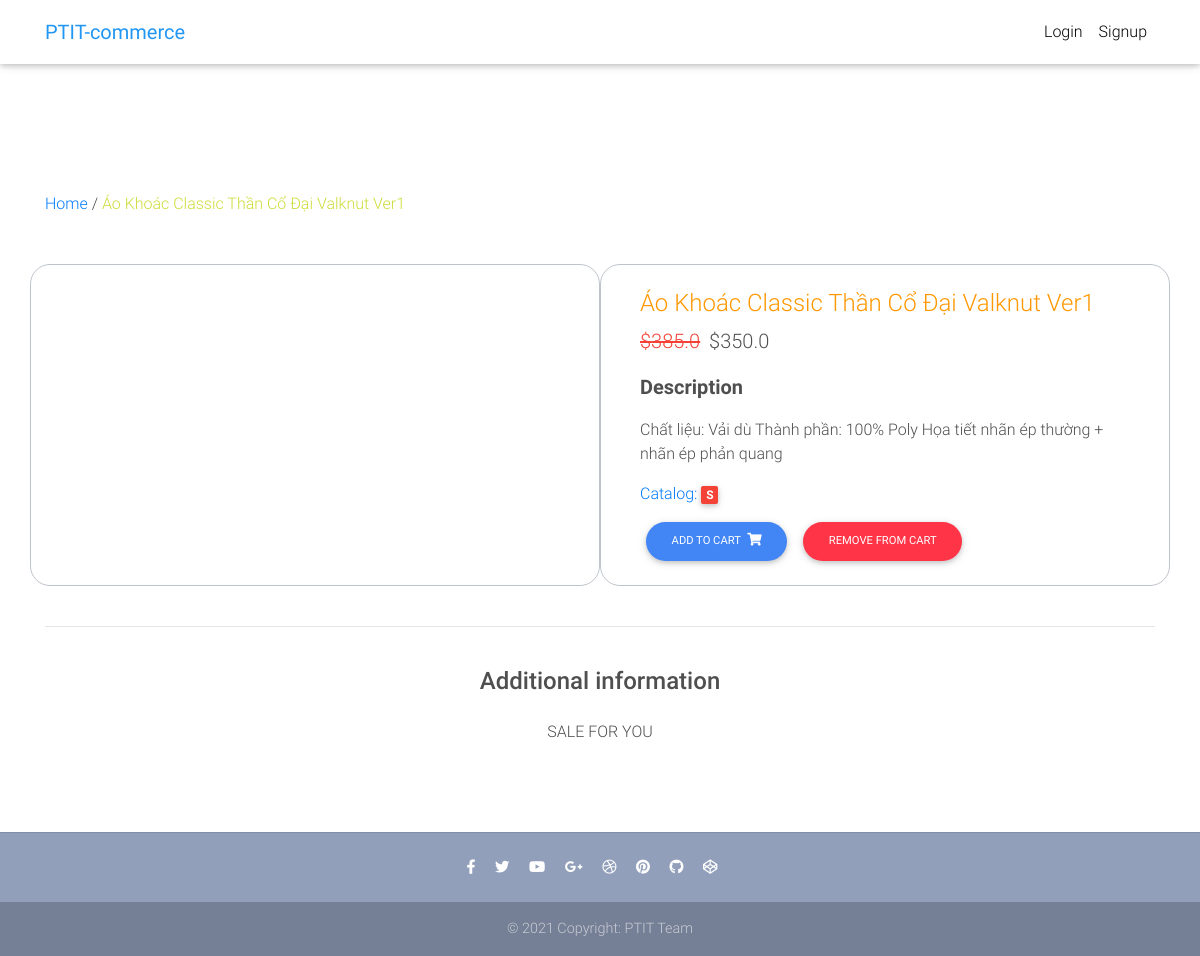
/product/ao-khoac-nam-ma-bu-du-km04-0018566/, run on an earlier commit of the app's database.
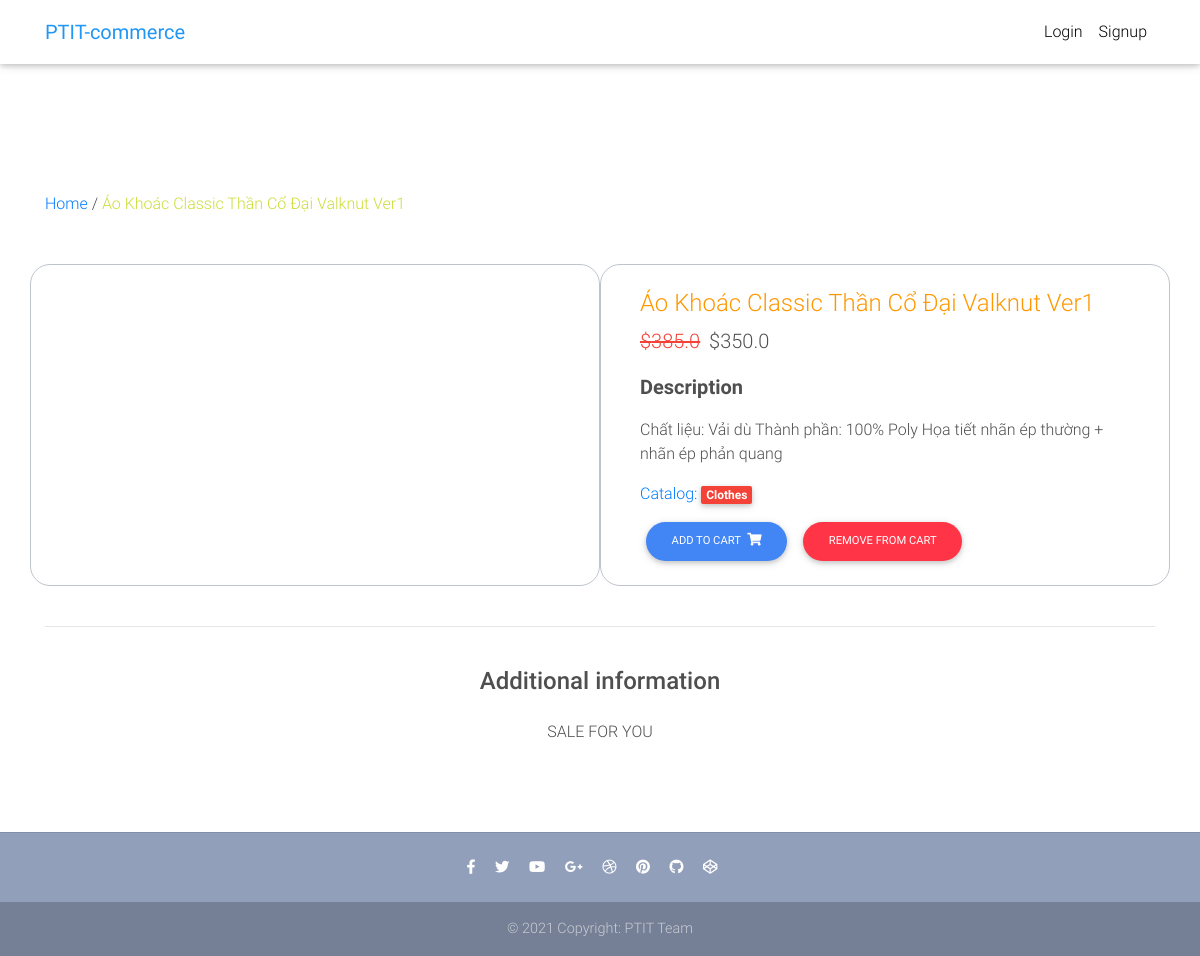
And on a later commit of the database.
### core/models.py (models this page shows, shortened)
class Item(models.Model):
    title = models.CharField(max_length=100)
    price = models.FloatField()
    discount_price = models.FloatField(blank=True, null=True)
    category = models.CharField(choices=CATEGORY_CHOICES, max_length=2)
    label = models.CharField(choices=LABEL_CHOICES, max_length=1)
    slug = models.SlugField()
    description = models.TextField()
    image = models.ImageField()
    def get_add_to_cart_url(self):
        return reverse("core:add-to-cart", kwargs={
            'slug': self.slug
        })
    def get_remove_from_cart_url(self):
        return reverse("core:remove-from-cart", kwargs={
            'slug': self.slug
        })

### core/views.py (the view)
# urls.py: path('product/<slug>/', ItemDetailView.as_view(), name='product'),
class ItemDetailView(DetailView):
    model = Item
    template_name = "product.html"

### templates/product.html (shortened to what this page needs)
{% extends "base.html" %}
{% block content %}
{% load static %}
  <main class="mt-5 pt-4">
    <div class="container dark-grey-text mt-5">
     <a href="/">Home</a> / <span class="lime-text">{{ object.title }}</span>
    </div>
    <div class="container dark-grey-text mt-5">
      <div class="row wow fadeIn">
        <div class="col-md-6 mb-4 border-custom">
        </div>
        <div class="col-md-6 mb-4 border-custom">
          <div class="p-4">
            <h4 class="orange-text">{{ object.title }}</h4>
            <p class="lead">
              {% if object.discount_price %}
              <span class="mr-1">
                <del class="red-text">${{ object.price }}</del>
              </span>
              <span>${{ object.discount_price }}</span>
              {% else %}
              <span>${{ object.price }}</span>
              {% endif %}
            </p>
            <p class="lead font-weight-bold">Description</p>
            <p>{{ object.description }}</p>
            <div class="mb-3">
              <a href="">
               Catalog: <span class="badge red mr-1">{{ object.get_category_display }}</span>
              </a>
            </div>
            <a href="{{ object.get_add_to_cart_url }}" class="btn btn-primary btn-md my-0 p btn-custom">
              Add to cart
              <i class="fas fa-shopping-cart ml-1"></i>
            </a>
            <a href="{{ object.get_remove_from_cart_url }}" class="btn btn-danger btn-md my-0 p btn-custom">
              Remove from cart
            </a>
          </div>
        </div>
      </div>
      <hr>
      <div class="row d-flex justify-content-center wow fadeIn">
        <div class="col-md-6 text-center">
          <h4 class="my-4 h4">Additional information</h4>
          <p>SALE FOR YOU</p>
        </div>
      </div>
      <div class="row wow fadeIn">
        <div class="col-lg-4 col-md-12 mb-4">
        </div>
        <div class="col-lg-4 col-md-6 mb-4">
        </div>
        <div class="col-lg-4 col-md-6 mb-4">
        </div>
      </div>
    </div>
  </main>
{% endblock content %}

### templates/base.html (shortened to what this page needs)
{% load static %}
<!DOCTYPE html>
<html lang="en">
<head>
  <link rel="stylesheet" href="https://use.fontawesome.com/releases/v5.8.1/css/all.css">
  <link href="{% static 'css/bootstrap.min.css' %}" rel="stylesheet">
  <link href="{% static 'css/mdb.min.css' %}" rel="stylesheet">
  <link href="{% static 'css/style.min.css' %}" rel="stylesheet">
</head>
{% include "navbar.html" %}
<body>
    <div class="mt-5 pt-4">
    </div>
    {% block content %}
    {% endblock content %}
    {% include "footer.html" %}
</body>
</html>

### templates/navbar.html (shortened to what this page needs)
{% load cart_template_tags %}
<nav class="navbar fixed-top navbar-expand-lg navbar-light white scrolling-navbar">
    <div class="container">
      <a class="navbar-brand waves-effect" href="/">
        <strong class="blue-text">PTIT-commerce</strong>
      </a>
      <div class="collapse navbar-collapse" id="navbarSupportedContent">
        <ul class="navbar-nav nav-flex-icons">
          {% if request.user.is_authenticated %}
          <li class="nav-item">
            <a href="{% url 'core:order-summary' %}" class="nav-link waves-effect">
              <span class="badge red z-depth-1 mr-1"> {{ request.user|cart_item_count }} </span>
              <i class="fas fa-shopping-cart"></i>
              <span class="clearfix d-none d-sm-inline-block"> Cart </span>
            </a>
          </li>
          <li class="nav-item">
            <a class="nav-link waves-effect" href="{% url 'account_logout' %}">
              <span class="clearfix d-none d-sm-inline-block"> Logout </span>
            </a>
          </li>
          {% else %}
          <li class="nav-item">
            <a class="nav-link waves-effect" href="{% url 'account_login' %}">
              <span class="clearfix d-none d-sm-inline-block"> Login </span>
            </a>
          </li>
          <li class="nav-item">
            <a class="nav-link waves-effect" href="{% url 'account_signup' %}">
              <span class="clearfix d-none d-sm-inline-block"> Signup </span>
            </a>
          </li>
          {% endif %}
        </ul>
      </div>
    </div>
  </nav>

### templates/footer.html
<footer class="page-footer text-center font-small mt-4 wow fadeIn">
    <hr class="my-4">
    <div class="pb-4">
      <a href="https://www.facebook.com/mdbootstrap" target="_blank">
        <i class="fab fa-facebook-f mr-3"></i>
      </a>
      <a href="https://twitter.com/MDBootstrap" target="_blank">
        <i class="fab fa-twitter mr-3"></i>
      </a>
      <a href="https://www.youtube.com/watch?v=7MUISDJ5ZZ4" target="_blank">
        <i class="fab fa-youtube mr-3"></i>
      </a>
      <a href="https://plus.google.com/u/0/b/107863090883699620484" target="_blank">
        <i class="fab fa-google-plus-g mr-3"></i>
      </a>
      <a href="https://dribbble.com/mdbootstrap" target="_blank">
        <i class="fab fa-dribbble mr-3"></i>
      </a>
      <a href="https://pinterest.com/mdbootstrap" target="_blank">
        <i class="fab fa-pinterest mr-3"></i>
      </a>
      <a href="https://github.com/mdbootstrap/bootstrap-material-design" target="_blank">
        <i class="fab fa-github mr-3"></i>
      </a>
      <a href="http://codepen.io/mdbootstrap/" target="_blank">
        <i class="fab fa-codepen mr-3"></i>
      </a>
    </div>
    <div class="footer-copyright py-3">
      © 2021 Copyright:
      PTIT Team
    </div>
  </footer>

### templates/scripts.html (shortened to what this page needs)
{% load static %}

### templates/base.html (style rules this page uses)
html, body, header, .carousel { height: 60vh; }

What changed in the data, as far as the page shows it:
changed Item "Áo Khoác Classic Thần Cổ Đại Valknut Ver1": category "S" → "Clothes"
